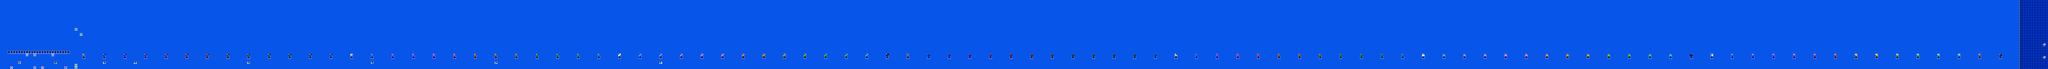

This is a level from a 2D game, rendered from its Tiled map with the project's own tilesets. A one-line summary and the map file follow, with tile-layer data summarised:
An orthogonal 795x27 tile map with 16x16 px tiles, 2 tile layers (SP, ...), 2 tilesets.

<map version="1.10" tiledversion="1.10.2" orientation="orthogonal" renderorder="right-down" width="795" height="27" tilewidth="16" tileheight="16" infinite="0" nextlayerid="3" nextobjectid="1">
 <editorsettings>
  <chunksize width="16" height="27" />
  <export target="test3.csv" format="csv" />
 </editorsettings>
 <tileset firstgid="1" name="famidash" tilewidth="16" tileheight="16" tilecount="256" columns="16">
  <image source="../../GRAPHICS/famidash.bmp" width="256" height="256" />
 </tileset>
 <tileset firstgid="257" name="sprites" tilewidth="16" tileheight="16" tilecount="256" columns="16">
  <image source="../../GRAPHICS/sprites.png" width="256" height="256" />
 </tileset>
 <layer id="1" width="795" height="27">
  <data>[21465 cells, 21465 non-empty, 4 distinct tile ids]</data>
 </layer>
 <layer id="2" name="SP" width="795" height="27">
  <data>[21465 cells, 115 non-empty, 111 distinct tile ids]</data>
 </layer>
</map>
